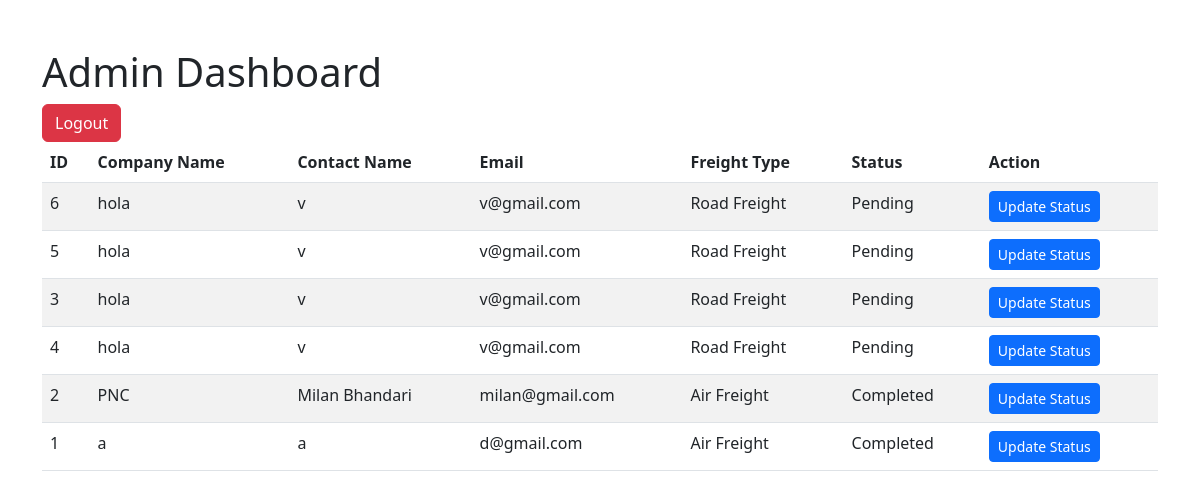
Page /admin_dashboard.php (signed in) on the committed database.
### tables this page shows
CREATE TABLE `enquiries` (
  `id` int(11) NOT NULL,
  `company_name` varchar(255) NOT NULL,
  `contact_name` varchar(255) NOT NULL,
  `email` varchar(255) NOT NULL,
  `contact_number` varchar(20) NOT NULL,
  `address` text NOT NULL,
  `origin` varchar(255) NOT NULL,
  `destination` varchar(255) NOT NULL,
  `freight_type` enum('Sea Freight','Air Freight','Road Freight','Train Freight') NOT NULL,
  `status` enum('Pending','Processing','Completed') DEFAULT 'Pending',
  `created_at` timestamp NOT NULL DEFAULT current_timestamp()
);

### admin_dashboard.php (the view, shortened to what this page needs)
<?php
$servername = "localhost";
$username = "root";
$password = "";
$dbname = "goodex_logistics";
$conn = new mysqli($servername, $username, $password, $dbname);
$sql = "SELECT * FROM enquiries ORDER BY created_at DESC";
$result = $conn->query($sql);
?>
<!DOCTYPE html>
<html lang="en">
<head>
    <link href="https://cdn.jsdelivr.net/npm/bootstrap@5.3.0-alpha1/dist/css/bootstrap.min.css" rel="stylesheet">
</head>
<body>
    <div class="container mt-5">
        <h1>Admin Dashboard</h1>
        <a href="logout.php" class="btn btn-danger">Logout</a>
        <table class="table table-striped">
            <thead>
                <tr>
                    <th>ID</th>
                    <th>Company Name</th>
                    <th>Contact Name</th>
                    <th>Email</th>
                    <th>Freight Type</th>
                    <th>Status</th>
                    <th>Action</th>
                </tr>
            </thead>
            <tbody>
                <?php
                if ($result->num_rows > 0) {
                    while($row = $result->fetch_assoc()) {
                        echo "<tr>";
                        echo "<td>" . $row['id'] . "</td>";
                        echo "<td>" . $row['company_name'] . "</td>";
                        echo "<td>" . $row['contact_name'] . "</td>";
                        echo "<td>" . $row['email'] . "</td>";
                        echo "<td>" . $row['freight_type'] . "</td>";
                        echo "<td>" . $row['status'] . "</td>";
                        echo "<td><a href='update_status.php?id=" . $row['id'] . "' class='btn btn-primary btn-sm'>Update Status</a></td>";
                        echo "</tr>";
                    }
                } else {
                    echo "<tr><td colspan='7'>No enquiries found</td></tr>";
                }
                ?>
            </tbody>
        </table>
    </div>
</body>
</html>

### rows in the picture
enquiries: id "6", company_name "hola", contact_name "v", email "v@gmail.com", freight_type "Road Freight", status "Pending"
enquiries: id "5", company_name "hola", contact_name "v", email "v@gmail.com", freight_type "Road Freight", status "Pending"
enquiries: id "3", company_name "hola", contact_name "v", email "v@gmail.com", freight_type "Road Freight", status "Pending"
enquiries: id "4", company_name "hola", contact_name "v", email "v@gmail.com", freight_type "Road Freight", status "Pending"
enquiries: id "2", company_name "PNC", contact_name "Milan Bhandari", email "milan@gmail.com", freight_type "Air Freight", status "Completed"
enquiries: id "1", company_name "a", contact_name "a", email "d@gmail.com", freight_type "Air Freight", status "Completed"
